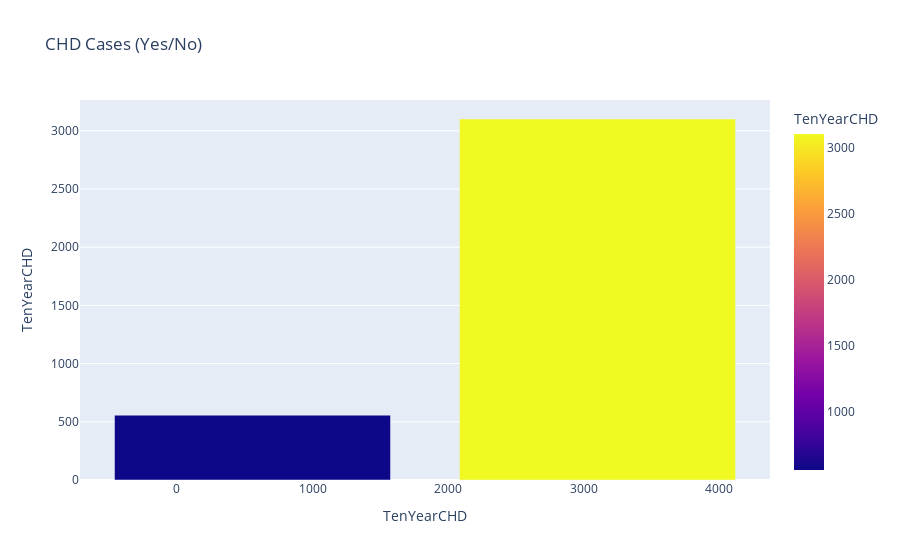

Notebook code cell kept with this figure:
### Code cell
# plot the bar chart for TenYearCHD using plotly with size 20 x 20

chd_bar = px.bar(chd_df, x='TenYearCHD', y='TenYearCHD',  color='TenYearCHD', title='CHD Cases (Yes/No)')
chd_bar.show()

### Figure 1 — Plotly figure (JSON) as saved in the notebook; plotly's stock layout.template omitted (floating-point values rounded to 4 significant figures)
{"data": [{"alignmentgroup": "True", "hovertemplate": "TenYearCHD=%{marker.color}<extra></extra>", "legendgroup": "", "marker": {"color": [3101, 557], "coloraxis": "coloraxis", "pattern": {"shape": ""}}, "name": "", "offsetgroup": "", "orientation": "v", "showlegend": false, "textposition": "auto", "type": "bar", "x": [3101, 557], "xaxis": "x", "y": [3101, 557], "yaxis": "y"}], "layout": {"barmode": "relative", "coloraxis": {"colorbar": {"title": {"text": "TenYearCHD"}}, "colorscale": [[0, "#0d0887"], [0.1111, "#46039f"], [0.2222, "#7201a8"], [0.3333, "#9c179e"], [0.4444, "#bd3786"], [0.5556, "#d8576b"], [0.6667, "#ed7953"], [0.7778, "#fb9f3a"], [0.8889, "#fdca26"], [1, "#f0f921"]]}, "legend": {"tracegroupgap": 0}, "title": {"text": "CHD Cases (Yes/No)"}, "xaxis": {"anchor": "y", "domain": [0, 1], "title": {"text": "TenYearCHD"}}, "yaxis": {"anchor": "x", "domain": [0, 1], "title": {"text": "TenYearCHD"}}}}
